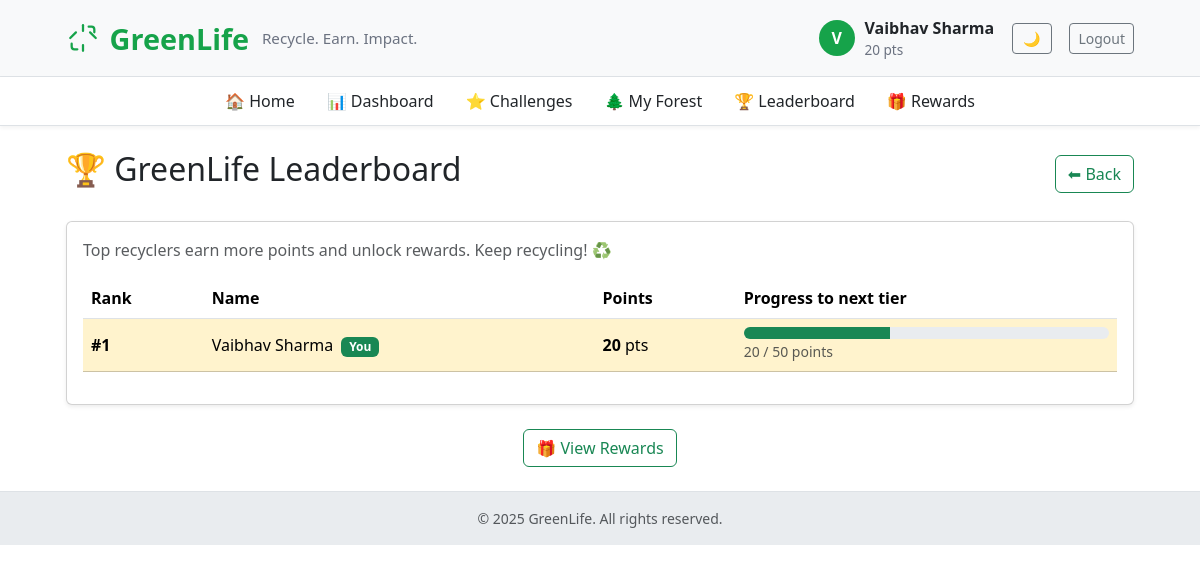
The page /leaderboard (signed in) on the database as committed earlier.
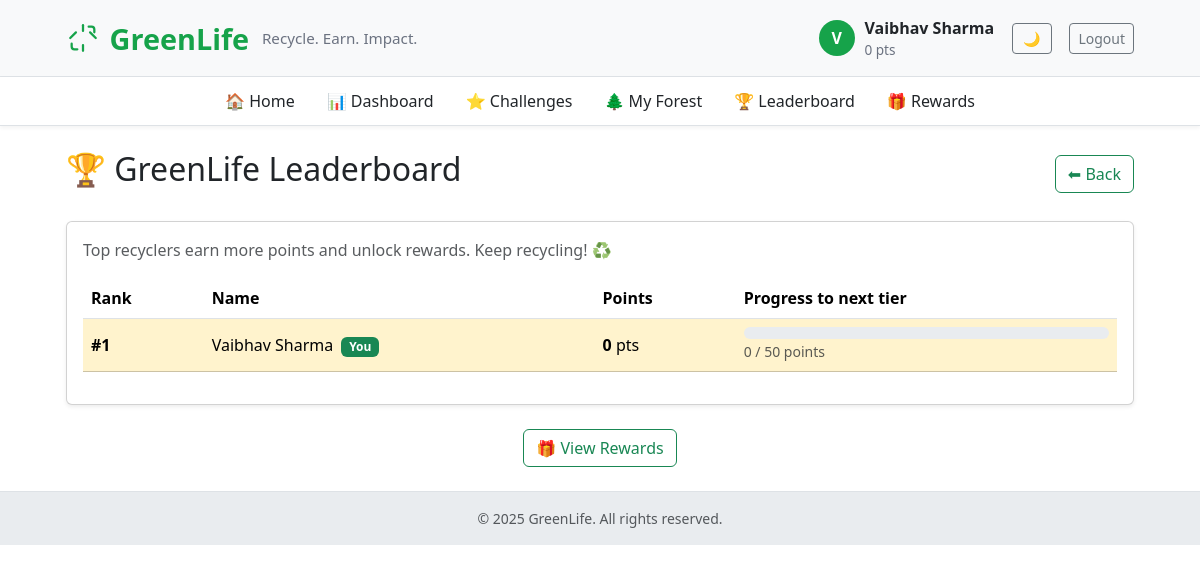
The same page on the database as committed later.
### app.py (models this page shows, shortened)
class User(UserMixin, db.Model):
    id = db.Column(db.Integer, primary_key=True)
    name = db.Column(db.String(120), unique=True, nullable=False)
    email = db.Column(db.String(150), unique=True, nullable=True)
    phone = db.Column(db.String(20), nullable=True)
    password_hash = db.Column(db.String(200), nullable=True)
    points = db.Column(db.Integer, default=0)
    address = db.Column(db.String(300), nullable=True)
    tree_level = db.Column(db.Integer, default=0)

### app.py (the view)
@app.route("/leaderboard")
@login_required
def leaderboard():
    users = User.query.order_by(User.points.desc()).limit(20).all()
    return render_template("leaderboard.html", users=[(u.name, u.points or 0) for u in users])

### app.py (called while the page is built)
@app.context_processor
def inject_now():
    return {'now': datetime.utcnow}

@login_manager.user_loader
def load_user(user_id):
    u = db.session.get(User, int(user_id))
    if u:
        return u
    return db.session.get(Rider, int(user_id))

### templates/leaderboard.html (shortened to what this page needs)
{% extends "base.html" %}
{% block content %}
<div class="d-flex justify-content-between align-items-center mb-4">
  <h2>🏆 GreenLife Leaderboard</h2>
  <a href="{{ url_for('index') }}" class="btn btn-outline-success">⬅ Back</a>
</div>
<div class="card shadow-sm">
  <div class="card-body">
    <p class="text-muted mb-3">
      Top recyclers earn more points and unlock rewards. Keep recycling! ♻️
    </p>
    <div class="table-responsive">
      <table class="table align-middle">
        <thead>
          <tr>
            <th>Rank</th>
            <th>Name</th>
            <th>Points</th>
            <th>Progress to next tier</th>
          </tr>
        </thead>
        <tbody>
          {% set rank = 0 %}
          {% for user in users %}
            {% set rank = rank + 1 %}
            {% set name = user[0] %}
            {% set pts = user[1] %}
            {% set next_tier = (50 if pts < 50 else (100 if pts < 100 else (200 if pts < 200 else 500))) %}
            {% set progress = (pts / next_tier * 100) if next_tier else 100 %}
            <tr class="{% if rank == 1 %}table-warning{% elif rank == 2 %}table-secondary{% elif rank == 3 %}table-danger{% endif %}">
              <td><strong>#{{ rank }}</strong></td>
              <td>{{ name }} {% if current_user.name == name %}<span class="badge bg-success ms-1">You</span>{% endif %}</td>
              <td><strong>{{ pts }}</strong> pts</td>
              <td>
                <div class="progress" style="height:12px;">
                  <div class="progress-bar bg-success" style="width:{{ progress }}%"></div>
                </div>
                <small class="text-muted">{{ pts }} / {{ next_tier }} points</small>
              </td>
            </tr>
          {% endfor %}
        </tbody>
      </table>
    </div>
  </div>
</div>
<div class="text-center mt-4">
  <a href="{{ url_for('rewards') }}" class="btn btn-outline-success">🎁 View Rewards</a>
</div>
{% endblock %}

### templates/base.html (shortened to what this page needs)
<!doctype html>
<html lang="en">
<head>
  <link href="https://cdn.jsdelivr.net/npm/bootstrap@5.3.2/dist/css/bootstrap.min.css" rel="stylesheet">
</head>
<body>
  <header class="brand-bar">
    <div class="container-narrow d-flex justify-content-between align-items-center">
      <div class="d-flex align-items-center">
        <a href="{{ url_for('index') }}" class="brand-title text-decoration-none">
          <span>GreenLife</span>
          <small class="brand-sub d-none d-md-inline">Recycle. Earn. Impact.</small>
        </a>
      </div>
      <nav>
        {% if current_user.is_authenticated %}
        <div class="user-bubble">
          <div class="avatar">{{ current_user.name[0]|upper }}</div>
          <div class="d-none d-md-block">
            <div style="font-weight:700">{{ current_user.name }}</div>
            {% if current_user.points is defined %}
              <div style="font-size:.85rem; color:#6b7280">{{ current_user.points or 0 }} pts</div>
            {% else %}
              <div style="font-size:.85rem; color:#6b7280">Rider Account</div>
            {% endif %}
          </div>
          <button id="theme-toggle" class="btn btn-outline-secondary btn-sm ms-2" style="width: 40px;"></button>
          <a href="{{ url_for('logout') }}" class="btn btn-outline-secondary btn-sm ms-2">Logout</a>
        </div>
        {% else %}
        <div>
          <button id="theme-toggle" class="btn btn-outline-secondary btn-sm me-2" style="width: 40px;"></button>
          <a href="{{ url_for('login') }}" class="btn btn-primary btn-sm">Login</a>
          <a href="{{ url_for('signup') }}" class="btn btn-outline-success btn-sm ms-2">Sign up</a>
        </div>
        {% endif %}
      </nav>
    </div>
  </header>
  {% if current_user.is_authenticated and current_user.points is defined %}
  <nav class="sub-nav sticky-top">
    <div class="container-narrow d-flex justify-content-center">
      <ul class="nav">
        <li class="nav-item"><a class="nav-link" href="{{ url_for('index') }}">🏠 Home</a></li>
        <li class="nav-item"><a class="nav-link" href="{{ url_for('dashboard') }}">📊 Dashboard</a></li>
        <li class="nav-item"><a class="nav-link" href="{{ url_for('challenges') }}">⭐ Challenges</a></li>
        <li class="nav-item"><a class="nav-link" href="{{ url_for('forest') }}">🌲 My Forest</a></li>
        <li class="nav-item"><a class="nav-link" href="{{ url_for('leaderboard') }}">🏆 Leaderboard</a></li>
        <li class="nav-item"><a class="nav-link" href="{{ url_for('rewards') }}">🎁 Rewards</a></li>
      </ul>
    </div>
  </nav>
  {% endif %}
  <main class="py-4">
    <div class="container container-narrow">
      {% block content %}{% endblock %}
    </div>
  </main>
  <footer class="text-center py-3 small text-muted">
    © {{ now().year }} GreenLife. All rights reserved.
  </footer>
</body>
</html>

Rows that differ between the two databases and show on the page:
changed User "Vaibhav Sharma": points "20" → "0"
